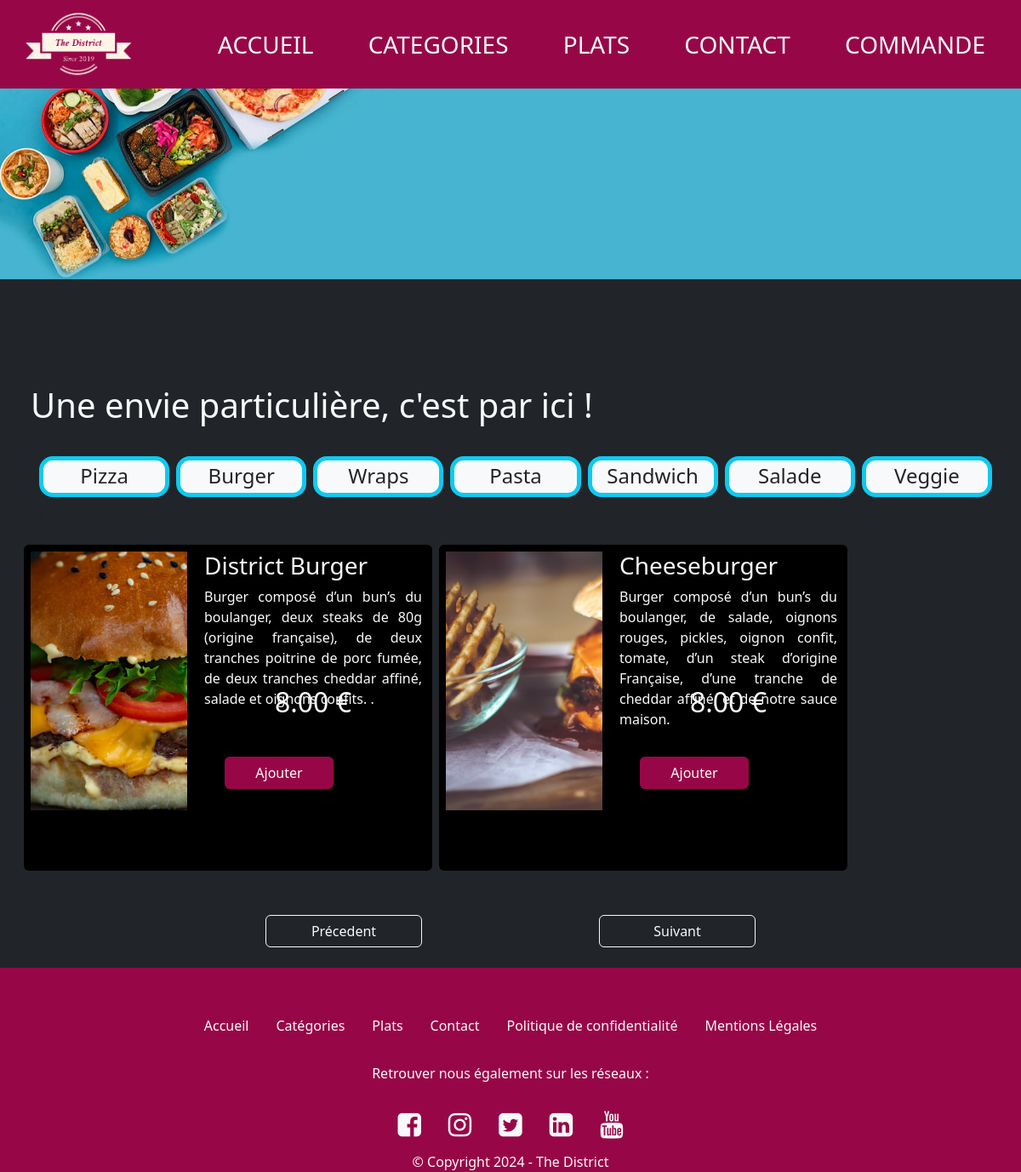
Screenshot of /FRONT/categories.php?id=5 with the database file from the repository.
### tables this page shows
CREATE TABLE `categorie` (
  `id` int(11) NOT NULL,
  `libelle` varchar(100) NOT NULL,
  `image` varchar(255) NOT NULL,
  `active` varchar(10) NOT NULL
);

CREATE TABLE `plat` (
  `id` int(11) NOT NULL,
  `libelle` varchar(100) NOT NULL,
  `description` text NOT NULL,
  `prix` decimal(10,2) NOT NULL,
  `image` varchar(255) NOT NULL,
  `id_categorie` int(11) NOT NULL,
  `active` varchar(10) NOT NULL
);

### FRONT/DAO.php (called while the page is built, shortened)
<?php
function getCateg($db)
{
    $categ = $db->query("SELECT * FROM categorie WHERE active = 'Yes'");
    $result = $categ->fetchAll(PDO::FETCH_OBJ);
    return $result;
}
function getPlatsByCat($cat, $db)
{
    $query = $db->prepare("SELECT * FROM plat WHERE active = 'Yes' AND id_categorie=:cat_id");
    $query->bindParam(':cat_id', $cat, PDO::PARAM_INT);
    $query->execute();
    $platsByCat = $query->fetchAll(PDO::FETCH_OBJ);
    return $platsByCat;
}

### FRONT/categories.php (the view, shortened to what this page needs)
<?php
include 'header.php';
include 'db_connect.php';
require_once ('DAO.php');
?>
<div class="banniere_cat parallax" >
</div>
<div id="menu-categorie" class="container-fluid mt-4 mx-auto">
<h1 class="text-light p-4">Une envie particulière, c'est par ici !</h1>
  <ul class="container nav justify-content-center">
    <?php
    $categories = getCateg($db);
    foreach ($categories as $cat): ?>
      <a class="nav-link text-dark fs-4 col bg-light m-1 rounded-4 text-center border border-info border-5 p-0 button btn-animate" aria-current="page" href="categories.php?id=<?= $cat->id ?>">
        <li class="nav-item li align-middle"><?= $cat->libelle ?></li>
      </a>
    <?php endforeach; ?>
  </ul>
<?php
$id= $_GET['id'] ?? 4;
$categories=getPlatsByCat($id, $db);
if (!empty ($id)) : ?>
  <div class="col row text-light p-4">
  <?php foreach ($categories as $afficher => $key): ?>
    <div class="col-5 row rounded m-1 bg-black p-0">
      <div class="col-5 p-0">
        <img src="images/food/<?= $key->image ?>" class="mini rounded-start p-2" >
      </div>
      <div class="col-7">
        <h3 class="card-title pt-2 pb-2"><?= $key->libelle ?></h3>
        <p class="card-text justify-text h-25"><?= $key->description ?></p>
        <p class="card-text fs-2  text-center"><?= $key->prix . " €"?></p>
        <a href="plats.php" class="btn m-4 w-50 color_district text-center text-light" style="background-color: #970747;">Ajouter</a>
      </div>
    </div>
  <?php endforeach; ?>
  </div>
  <?php else : ?>
    <p class="text-light text-center p-4 m-4 fs-1">Aucuns plats trouver Oups... !</p>
<?php endif ?>
</div>
<div class="myBouton row justify-content-center text-center p-4">
  <div class="col-4 btn-nav">
    <a href="" class="btn col-6 text-light border border-light">Précedent</a>
  </div>
  <div class="col-4 btn-nav">
    <a href="" class="btn col-6 text-light border border-light">Suivant</a>
  </div>
</div>
<?php include 'footer.php';?>

### FRONT/css/style.css (style rules this page uses)
body { margin: 0 auto; display: block; width: 100%; overflow-x: hidden; }
.color_district { background-color: #970747; }
.button { width: 100px; min-width: 48px; min-height: 48px; border-radius: 24px; text-align: center; color: #fff; transition: all 100ms ease-in-out; }
.btn-animate { background: #11355C; color: #FFF; }
.banniere_cat { display: block; width: 100%; min-height : 400px; background-image: url('../images/bg.jpg'); background-position: center; background-repeat: no-repeat; background-size:100% auto; }
.parallax { min-height: 300px; background-attachment: fixed; background-position: top; background-repeat: no-repeat; background-size: 100% cover; }
.mini { width: 100%; height: 320px; object-fit: cover; object-position: 20% 66%; }
.justify-text { text-align: justify; }

### rows the page displays
categorie: libelle "Pizza"
categorie: libelle "Burger"
categorie: libelle "Wraps"
categorie: libelle "Pasta"
categorie: libelle "Sandwich"
categorie: libelle "Salade"
categorie: libelle "Veggie"
plat: image (picture), libelle "District Burger", description "Burger composé d’un bun’s du boulanger, deux steaks de 80g (origine française), de deux tranches poitrine de porc fumée, de deux tranches cheddar affiné, salade et oignons confits. .", prix "8.00"
plat: image (picture), libelle "Cheeseburger", description "Burger composé d’un bun’s du boulanger, de salade, oignons rouges, pickles, oignon confit, tomate, d’un steak d’origine Française, d’une tranche de cheddar affiné, et de notre sauce maison.", prix "8.00"
